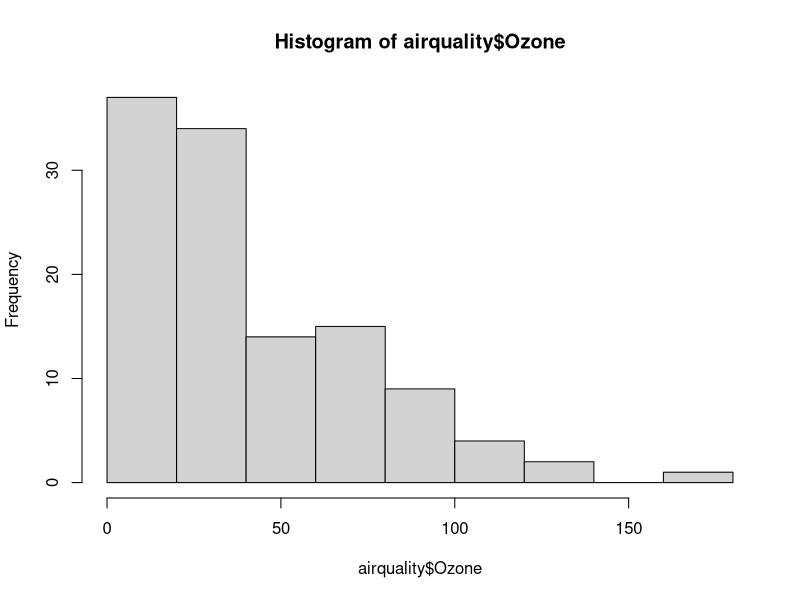
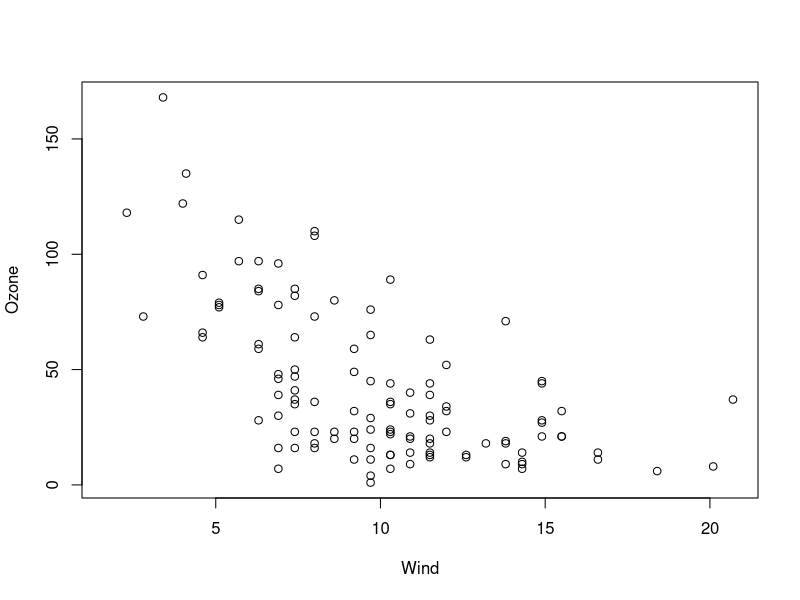
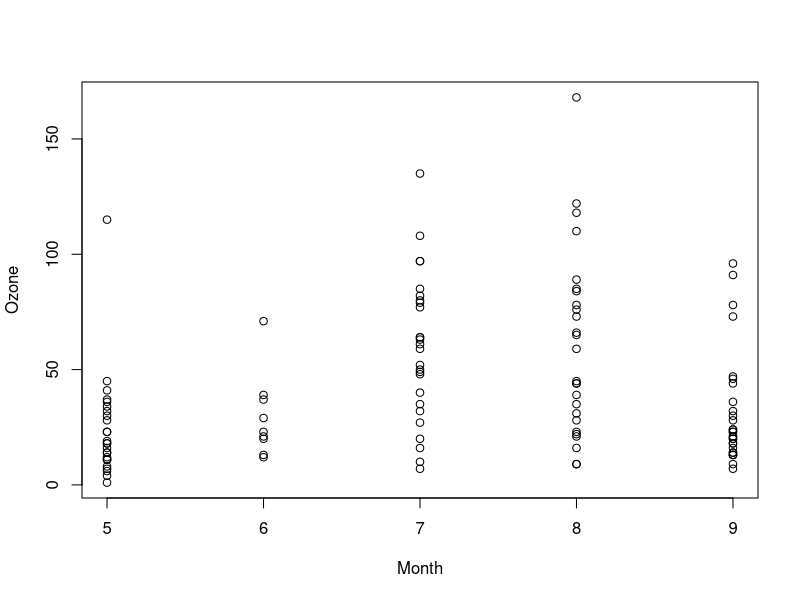
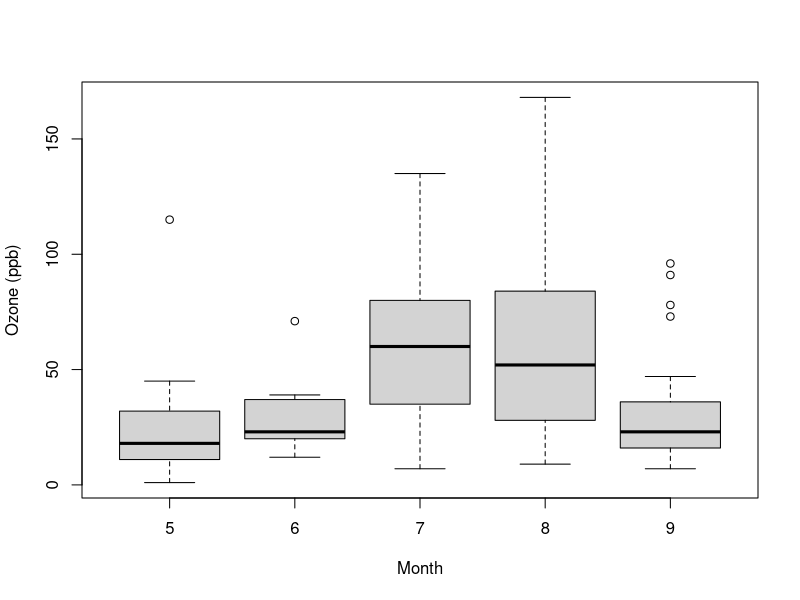

These figures' R source, in order: (Note: this script raises an error after producing the figures.)
# process of making a plot
# plot(x,y) and hist(x) are 2 examples and will create a new plot graphic
# if one does not already exist. 
?par
# settings are kept within par (parameters) and is highly useful
library(datasets)
hist(airquality$Ozone)
with(airquality,plot(Wind,Ozone))
with(airquality,plot(Month,Ozone,pch=1))


airquality2<-transform(airquality,Month=factor(Month))
boxplot(Ozone ~ Month, airquality2,xlab = "Month",ylab = "Ozone (ppb)")

# important graphing parameters:
#pch: the plotting symbol (default is open circle) (number, which refers
# to a table of built in symbols OR character which will just plot that)
#lty: the line type (default is solid line), can be dashed, dotted, etc.
#lwd: the line width, specified as an integer multiple
#col: the plotting color, specified as a number, string, or hex code;
  #the colors() function gives you a vector of colors by name
#xlab: character string for the x-axis label
#ylab: character string for the y-axis label

colors() # can also subset - length 657

# Within the par() function, certain parameters can be set. Once set/changed
  # from default, these will be the same for every plot that is made.
  #These can be changed when specified as arguments to specific plotting 
    #functions
#las: the orientation of the axis labels on the plot
#bg: the background color
#mar: the margin size 
#oma: the outer margin size 
#mfrow: number of plots per row, column (plots are filled ROW-wise)
#mfcol: number of plots per row, column (plots are filled COLUMN-wise)

## You can find out the default parameters of each simply by calling par()
# with the argument alone
par(pch=1) #changes default plot point from open circle (1) to open triangle(2)

?plot #generic x-y plotting
plot(x,y,...) # creates a scatterplot 

?lines
lines(x,...) # does not create a plot, but adds lines to an existing plot
  # needs an x and y vector, or a 2 column matrix

?points
points(x,...) # adds points to a plot

text(x,...) # adds text labels to a plot using x,y coordinates

?title
title(main,sub,xlab,ylab,line,outer) 
# adds annotations to axis, title, sub, outer margin

?mtext
mtext(text,side=3,line=0,outer=FALSE,at=NA,adj=NA,padj=NA,cex=NA,col=NA,font=NA)

?axis
axis() # adds axis ticks/labels

with(airquality,plot(Wind,Ozone,main="Ozone and Wind in NYC"))
#creates this plot and adds title within the plot function, not afterwards
#using the title function (which can also be done, but not both)
with(subset(airquality,Month==5),points(Wind,Ozone,col="blue"))
#this now adds a set of new (existing, but overridden) points() with a 
#different color to be easily identifiable
title(sub="Blue dots represent the month of May")
# can add a subtitle to clarify what the blue points are now. 

legend("topright",pch=1,col=c("black","blue"),legend=c("Not May","May"))
?legend
# adds a legend to the plot. Specifies location with recognized character 
#strings - bottom, top, left, right, center and combinations are recognized.
# specifies which symbol (pch=1) and the colors of each (black,blue) - since
# length(colorvector)=2, then the legend must equal 2 as well. 

?lm
lm(formula,data,subset,weights,na.action,...) 
#is a function to fit linear models
model<-lm(Ozone ~ Wind, airquality)
model
abline(model)
# create a linear regression model using lm() on Ozone with respect to Wind
# within the airquality data set. Then the abline() function can be used
# to add that linear model to the plot. 

# you can make multiple plots together
# start by setting the parameters of how the plots should be set up - par()

par(mfrow=c(1,2)) # will have 1 row with 2 columns

with(airquality,{
  plot(Wind,Ozone,main="Wind and Ozone")
  plot(Solar.R,Ozone,main="Solar Radiation and Ozone")
  })

# BE SURE TO RUN PAR(MFROW=C(1,2)) PRIOR TO RUNNING THE DOUBLE WITH
# EXPRESSION, OTHERWISE ONLY 1 PLOT WILL BE MADE.
